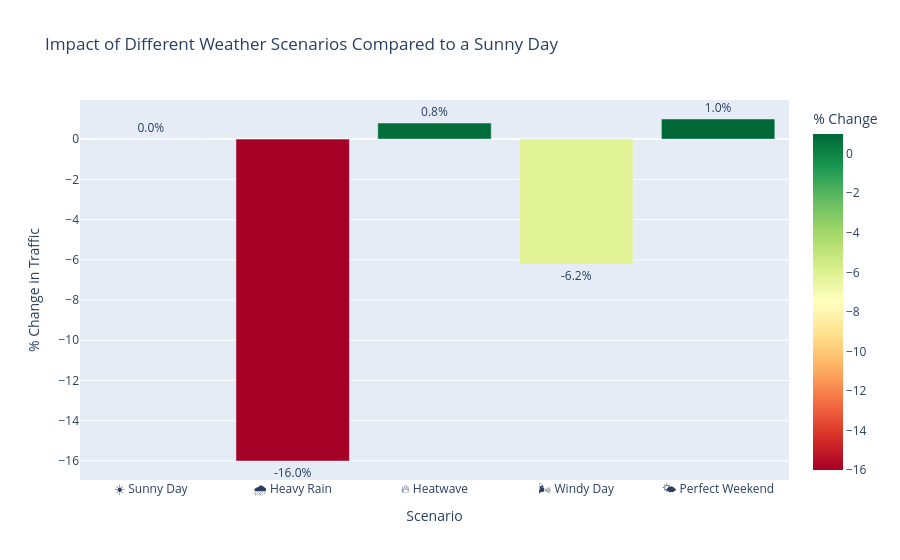

Notebook source saved alongside this figure:
### Code cell
fig = px.bar(
    scenario_results,
    x="Scenario",
    y="Change vs Sunny (%)",
    color="Change vs Sunny (%)",
    text="Change vs Sunny (%)",
    color_continuous_scale="RdYlGn",
    title="Impact of Different Weather Scenarios Compared to a Sunny Day"
)

fig.update_traces(
    texttemplate="%{text:.1f}%",
    textposition="outside"
)

fig.update_layout(
    xaxis_title="Scenario",
    yaxis_title="% Change in Traffic",
    coloraxis_colorbar_title="% Change"
)

fig.show()

### Figure 1 — Plotly figure (JSON) as saved in the notebook; plotly's stock layout.template omitted (floating-point values rounded to 4 significant figures)
{"data": [{"hovertemplate": "Scenario=%{x}<br>Change vs Sunny (%)=%{marker.color}<extra></extra>", "legendgroup": "", "marker": {"color": [0.0, -16.0, 0.8, -6.2, 1.0], "coloraxis": "coloraxis", "pattern": {"shape": ""}}, "name": "", "orientation": "v", "showlegend": false, "text": [0.0, -16.0, 0.8, -6.2, 1.0], "textposition": "outside", "texttemplate": "%{text:.1f}%", "type": "bar", "x": ["☀️ Sunny Day", "🌧️ Heavy Rain", "🔥 Heatwave", "🌬️ Windy Day", "🌤️ Perfect Weekend"], "xaxis": "x", "y": [0.0, -16.0, 0.8, -6.2, 1.0], "yaxis": "y"}], "layout": {"barmode": "relative", "coloraxis": {"autocolorscale": false, "colorbar": {"title": {"text": "% Change"}}, "colorscale": [[0, "rgb(165,0,38)"], [0.1, "rgb(215,48,39)"], [0.2, "rgb(244,109,67)"], [0.3, "rgb(253,174,97)"], [0.4, "rgb(254,224,139)"], [0.5, "rgb(255,255,191)"], [0.6, "rgb(217,239,139)"], [0.7, "rgb(166,217,106)"], [0.8, "rgb(102,189,99)"], [0.9, "rgb(26,152,80)"], [1, "rgb(0,104,55)"]]}, "legend": {"tracegroupgap": 0}, "title": {"text": "Impact of Different Weather Scenarios Compared to a Sunny Day"}, "xaxis": {"anchor": "y", "domain": [0, 1], "title": {"text": "Scenario"}}, "yaxis": {"anchor": "x", "domain": [0, 1], "title": {"text": "% Change in Traffic"}}}}
